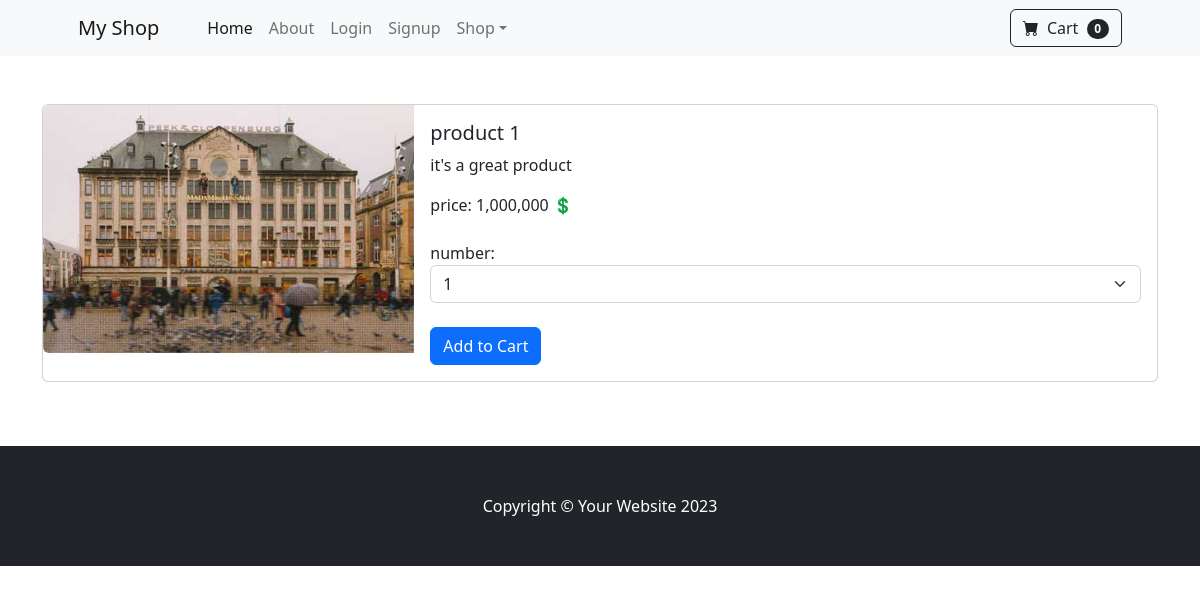
The app's page /product/2 with its own data.
### shop/models.py (models this page shows, shortened)
class Product(models.Model):
    name = models.CharField(max_length=50)
    description = models.CharField(max_length=500, default='', blank=True, null=True)
    price = models.DecimalField(default=0, decimal_places=0, max_digits=15)
    category = models.ForeignKey(Category, on_delete=models.CASCADE, default=1)
    picture = models.ImageField(upload_to='upload/product/')
    in_sale = models.BooleanField(default=False)
    sale_price = models.DecimalField(default=0, decimal_places=0, max_digits=15)
    rating = models.IntegerField(default=0, validators=[MinValueValidator(0), MaxValueValidator(5)])

### shop/views.py (the view)
# urls.py: path('product/<int:pk>', views.product, name='product'),
def product(request, pk):
    product = Product.objects.filter(id=pk).first()
    return render(request, 'product.html', {'product': product})

### cart/cart.py (called while the page is built)
    def __len__(self):
        return len(self.cart)

### cart/context_processors.py (called while the page is built)
def cart(request):
    return {'cart': Cart(request)}

### shop/templates/product.html (shortened to what this page needs)
{% extends 'base.html' %}
{% load humanize %}
{% block content %}
        <br><br>
        <div class="container">
            <div class="card mb-3">
              <div class="row g-0">
                <div class="col-md-4">
                  <img src="{{ product.picture.url }}" class="img-fluid rounded-start" alt="...">
                </div>
                <div class="col-md-8">
                  <div class="card-body">
                    <h5 class="card-title">{{ product.name }}</h5>
                    <p class="card-text">{{ product.description }}</p>
                      {% if product.in_sale %}
                      <p class="text-muted text-decoration-line-through">price: {{ product.price | intcomma  }} 💲 </p><br>
                      price: {{ product.sale_price | intcomma  }} 💲
                      {% else %}
                      price: {{ product.price | intcomma  }} 💲
                      {% endif %}
                      <br><br>
                        number: <br>
                        <select class="form-select" id="cart-quantity" name="cart-quantity">
                          <option value="1">1</option>
                        </select>
                      <br>
                      <button class="btn btn-primary" type="button" value="{{ product.id }}" id="add-cart">Add to Cart</button>
                  </div>
                </div>
              </div>
            </div>
        </div>
        <br><br>
{% endblock %}

### records on screen
Product: picture (picture), name "product 1", description "it's a great product", price "1,000,000"

### other values on screen
{{ cart|length }} "0"
